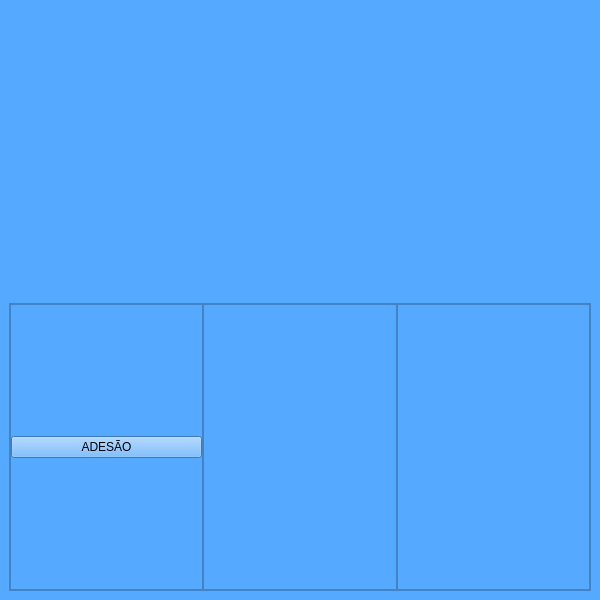
<?xml version="1.0" encoding="UTF-8"?>
<ui version="4.0">
 <class>MainWindow</class>
 <widget class="QMainWindow" name="MainWindow">
  <property name="geometry">
   <rect>
    <x>0</x>
    <y>0</y>
    <width>600</width>
    <height>600</height>
   </rect>
  </property>
  <property name="maximumSize">
   <size>
    <width>600</width>
    <height>600</height>
   </size>
  </property>
  <property name="windowTitle">
   <string>Sistema Gerador de Termos</string>
  </property>
  <widget class="QWidget" name="centralwidget">
   <property name="minimumSize">
    <size>
     <width>0</width>
     <height>0</height>
    </size>
   </property>
   <property name="maximumSize">
    <size>
     <width>600</width>
     <height>600</height>
    </size>
   </property>
   <layout class="QVBoxLayout" name="verticalLayout">
    <property name="spacing">
     <number>0</number>
    </property>
    <property name="leftMargin">
     <number>0</number>
    </property>
    <property name="topMargin">
     <number>0</number>
    </property>
    <property name="rightMargin">
     <number>0</number>
    </property>
    <property name="bottomMargin">
     <number>0</number>
    </property>
    <item>
     <widget class="QScrollArea" name="scrollAreaMain">
      <property name="maximumSize">
       <size>
        <width>600</width>
        <height>600</height>
       </size>
      </property>
      <property name="styleSheet">
       <string notr="true">background-color: rgb(85, 170, 255);
</string>
      </property>
      <property name="frameShape">
       <enum>QFrame::NoFrame</enum>
      </property>
      <property name="widgetResizable">
       <bool>true</bool>
      </property>
      <widget class="QWidget" name="scrollAreaWidgetContents">
       <property name="geometry">
        <rect>
         <x>0</x>
         <y>0</y>
         <width>600</width>
         <height>600</height>
        </rect>
       </property>
       <layout class="QVBoxLayout" name="verticalLayout_2">
        <item>
         <widget class="QFrame" name="frameLogo">
          <property name="styleSheet">
           <string notr="true">background-image: url(:/Logo/logo.png);
background-repeat: no-repeat;</string>
          </property>
          <property name="frameShape">
           <enum>QFrame::NoFrame</enum>
          </property>
          <property name="frameShadow">
           <enum>QFrame::Raised</enum>
          </property>
         </widget>
        </item>
        <item>
         <widget class="QFrame" name="frameMenus">
          <property name="styleSheet">
           <string notr="true"/>
          </property>
          <property name="frameShape">
           <enum>QFrame::StyledPanel</enum>
          </property>
          <property name="frameShadow">
           <enum>QFrame::Raised</enum>
          </property>
          <layout class="QHBoxLayout" name="horizontalLayout">
           <property name="spacing">
            <number>0</number>
           </property>
           <property name="leftMargin">
            <number>0</number>
           </property>
           <property name="topMargin">
            <number>0</number>
           </property>
           <property name="rightMargin">
            <number>0</number>
           </property>
           <property name="bottomMargin">
            <number>0</number>
           </property>
           <item>
            <widget class="QFrame" name="frameButton3">
             <property name="frameShape">
              <enum>QFrame::StyledPanel</enum>
             </property>
             <property name="frameShadow">
              <enum>QFrame::Raised</enum>
             </property>
             <layout class="QVBoxLayout" name="verticalLayout_3">
              <property name="spacing">
               <number>0</number>
              </property>
              <property name="leftMargin">
               <number>0</number>
              </property>
              <property name="topMargin">
               <number>0</number>
              </property>
              <property name="rightMargin">
               <number>0</number>
              </property>
              <property name="bottomMargin">
               <number>0</number>
              </property>
              <item>
               <widget class="QPushButton" name="pushButton">
                <property name="text">
                 <string>ADESÃO</string>
                </property>
               </widget>
              </item>
             </layout>
            </widget>
           </item>
           <item>
            <widget class="QFrame" name="frameButton2">
             <property name="frameShape">
              <enum>QFrame::StyledPanel</enum>
             </property>
             <property name="frameShadow">
              <enum>QFrame::Raised</enum>
             </property>
             <layout class="QVBoxLayout" name="verticalLayout_4">
              <property name="spacing">
               <number>0</number>
              </property>
              <property name="leftMargin">
               <number>0</number>
              </property>
              <property name="topMargin">
               <number>0</number>
              </property>
              <property name="rightMargin">
               <number>0</number>
              </property>
              <property name="bottomMargin">
               <number>0</number>
              </property>
             </layout>
            </widget>
           </item>
           <item>
            <widget class="QFrame" name="frameButton1">
             <property name="frameShape">
              <enum>QFrame::StyledPanel</enum>
             </property>
             <property name="frameShadow">
              <enum>QFrame::Raised</enum>
             </property>
             <layout class="QVBoxLayout" name="verticalLayout_5">
              <property name="spacing">
               <number>0</number>
              </property>
              <property name="leftMargin">
               <number>0</number>
              </property>
              <property name="topMargin">
               <number>0</number>
              </property>
              <property name="rightMargin">
               <number>0</number>
              </property>
              <property name="bottomMargin">
               <number>0</number>
              </property>
             </layout>
            </widget>
           </item>
          </layout>
         </widget>
        </item>
       </layout>
      </widget>
     </widget>
    </item>
   </layout>
  </widget>
 </widget>
 <resources>
  <include location="src/images/file_rc.qrc"/>
 </resources>
 <connections/>
</ui>
